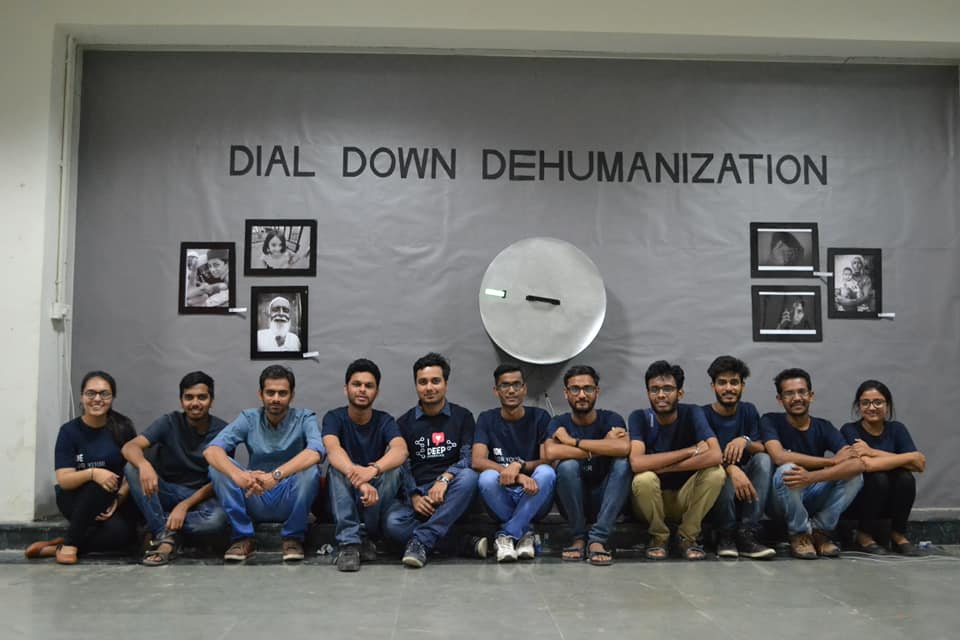
#> input picture Lecture-03/image.jpg.jpg, 960 x 640 px
$ jupyter execute --allow-errors 'Face Detection.ipynb'
#> lines starting #> are read from the running program, lines starting #| are printed output that depends on the picture
[cell 1]
import cv2
import matplotlib.pyplot as plt

[cell 2]
img = cv2.imread('image.jpg.jpg')
#> img is the input picture: shape (640, 960, 3); mean B, G, R 106.6, 108.4, 108.5
img = cv2.cvtColor(img,cv2.COLOR_BGR2RGB)

[cell 3]
plt.imshow(img)
plt.axis("off")
plt.show()

[cell 4]
face_detector = cv2.CascadeClassifier('haarcascade_frontalface_alt.xml')

[cell 5]
faces= face_detector.detectMultiScale(img,1.1,5)
#> faces = [[78, 378, 39, 39], [344, 370, 37, 37], [780, 379, 34, 34], [409, 365, 42, 42], [709, 367, 39, 39], [493, 370, 37, 37], [640, 372, 43, 43], [256, 377, 41, 41], [176, 382, 39, 39], [853, 388, 38, 38], [561, 373, 41, 41]]

[cell 6]
print(faces[0])
#| [ 78 378  39  39]

[cell 7]
for face in faces:
    x,y,w,h = face
    cv2.rectangle(img,(x,y),(x+w,y+h),(0,255,0),5)
#> this loop made 11 passes
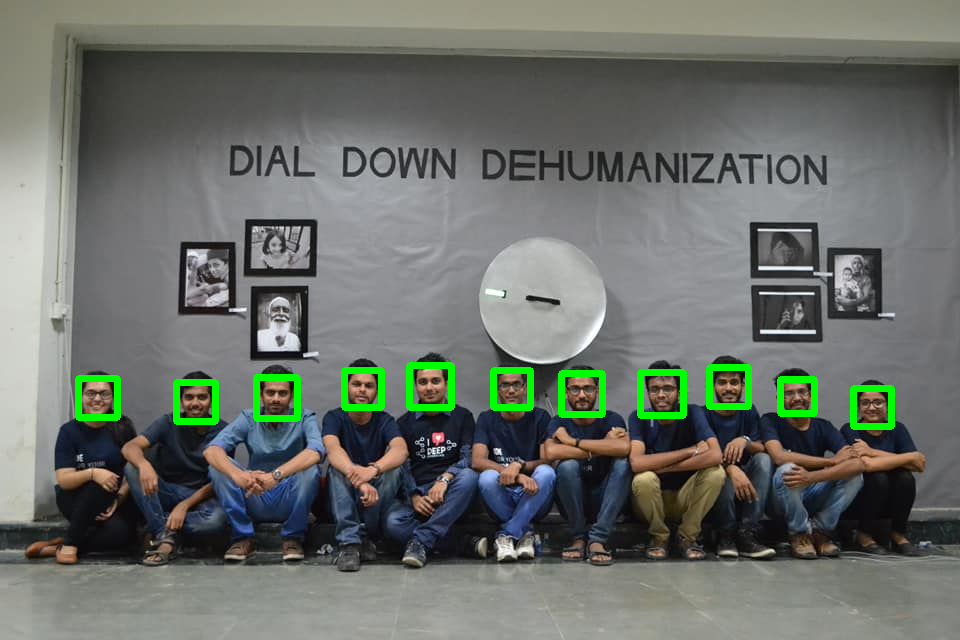
#> img: shape (640, 960, 3); mean R, G, B 107, 111.9, 105.2

plt.figure(figsize=(15,15))
plt.imshow(img)
plt.show()
